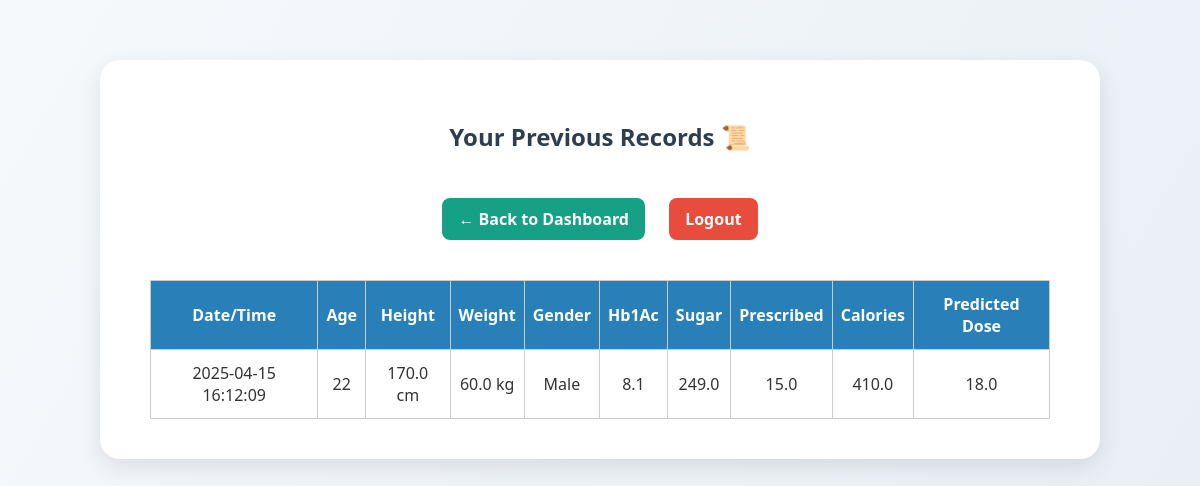
The app's page /history (signed in) with its own data.
### tables this page shows
CREATE TABLE records (
                id INTEGER PRIMARY KEY AUTOINCREMENT,
                user_id INTEGER,
                age INTEGER,
                height REAL,
                weight REAL,
                gender TEXT,
                hb1ac REAL,
                sugar_level REAL,
                prescribed_dose REAL,
                calories REAL,
                predicted_dose REAL,
                timestamp DATETIME DEFAULT CURRENT_TIMESTAMP,
                FOREIGN KEY(user_id) REFERENCES users(id)
            );

### app.py (the view)
@app.route('/history')
def history():
    if 'user_id' not in session:
        return redirect(url_for('login'))
    with sqlite3.connect('database.db') as conn:
        c = conn.cursor()
        c.execute('SELECT * FROM records WHERE user_id = ?', (session['user_id'],))
        records = c.fetchall()
    return render_template('history.html', records=records)

### templates/history.html (shortened to what this page needs)
<!DOCTYPE html>
<html lang="en">
<head>
    <link rel="stylesheet" href="{{ url_for('static', filename='style.css') }}">
</head>
<body>
    <div class="container">
        <h2>Your Previous Records 📜</h2>
        <a href="{{ url_for('dashboard') }}" class="back">← Back to Dashboard</a>
        <a href="{{ url_for('logout') }}" class="logout">Logout</a>
        <table>
            <thead>
                <tr>
                    <th>Date/Time</th>
                    <th>Age</th>
                    <th>Height</th>
                    <th>Weight</th>
                    <th>Gender</th>
                    <th>Hb1Ac</th>
                    <th>Sugar</th>
                    <th>Prescribed</th>
                    <th>Calories</th>
                    <th>Predicted Dose</th>
                </tr>
            </thead>
            <tbody>
                {% for r in records %}
                <tr>
                    <td>{{ r[11] }}</td>
                    <td>{{ r[2] }}</td>
                    <td>{{ r[3] }} cm</td>
                    <td>{{ r[4] }} kg</td>
                    <td>{{ r[5] }}</td>
                    <td>{{ r[6] }}</td>
                    <td>{{ r[7] }}</td>
                    <td>{{ r[8] }}</td>
                    <td>{{ r[9] }}</td>
                    <td>{{ r[10]|round(2) }}</td>
                </tr>
                {% endfor %}
            </tbody>
        </table>
    </div>
</body>
</html>

### static/style.css (style rules this page uses)
body { font-family: 'Segoe UI', Tahoma, Geneva, Verdana, sans-serif; background: linear-gradient(120deg, #f6f9fc, #e9eff5); margin: 0; padding: 0; color: #333; }
.container { max-width: 900px; margin: 60px auto; background: #fff; padding: 40px 50px; border-radius: 20px; box-shadow: 0 8px 25px rgba(0, 0, 0, 0.1); text-align: center; }
h2 { margin-bottom: 30px; color: #2c3e50; }
a.logout, a.history, a.back { display: inline-block; margin: 15px 10px; text-decoration: none; color: #ffffff; background-color: #e74c3c; padding: 10px 16px; border-radius: 8px; font-weight: bold; transition: 0.2s ease-in-out; }
a.back { background-color: #16a085; }
table { width: 100%; border-collapse: collapse; margin-top: 25px; }
table th, table td { border: 1px solid #ccc; padding: 12px 8px; text-align: center; }
table th { background-color: #2980b9; color: #fff; }

### records on screen
records: timestamp "2025-04-15 16:12:09", age "22", height "170.0", weight "60.0", gender "Male", hb1ac "8.1", sugar_level "249.0", prescribed_dose "15.0", calories "410.0", predicted_dose "18.0"
